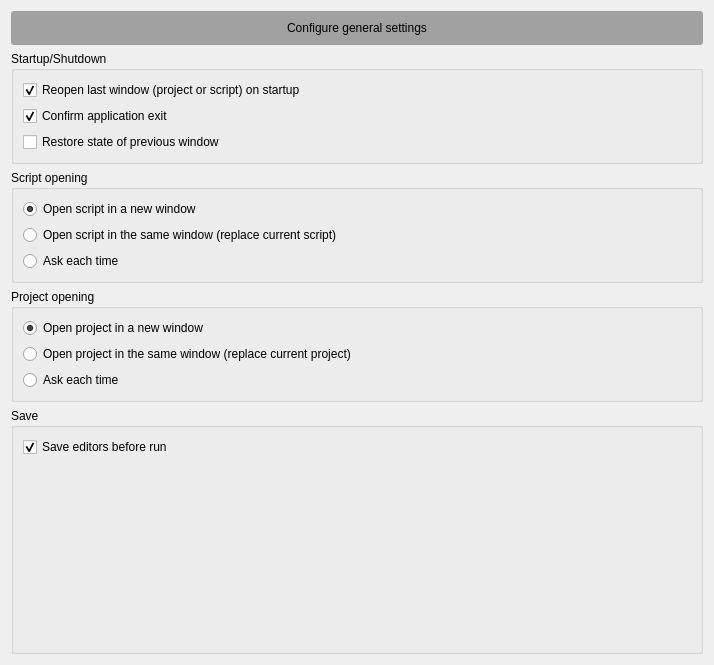
<?xml version="1.0" encoding="UTF-8"?>
<ui version="4.0">
 <class>Form</class>
 <widget class="QWidget" name="Form">
  <property name="geometry">
   <rect>
    <x>0</x>
    <y>0</y>
    <width>714</width>
    <height>665</height>
   </rect>
  </property>
  <property name="windowTitle">
   <string>Form</string>
  </property>
  <layout class="QVBoxLayout" name="verticalLayout">
   <item>
    <widget class="QLabel" name="header">
     <property name="styleSheet">
      <string notr="true">border-radius: 3px;
background-color: rgb(161, 161, 161);
padding: 10px;</string>
     </property>
     <property name="text">
      <string>Configure general settings</string>
     </property>
     <property name="alignment">
      <set>Qt::AlignCenter</set>
     </property>
    </widget>
   </item>
   <item>
    <widget class="QGroupBox" name="groupBox">
     <property name="title">
      <string>Startup/Shutdown</string>
     </property>
     <layout class="QVBoxLayout" name="verticalLayout_3">
      <item>
       <widget class="QCheckBox" name="cb_reopen">
        <property name="text">
         <string>Reopen last window (project or script) on startup</string>
        </property>
        <property name="checked">
         <bool>true</bool>
        </property>
       </widget>
      </item>
      <item>
       <widget class="QCheckBox" name="cb_confirm_exit">
        <property name="text">
         <string>Confirm application exit </string>
        </property>
        <property name="checked">
         <bool>true</bool>
        </property>
       </widget>
      </item>
      <item>
       <widget class="QCheckBox" name="cb_restore_prev_win_state">
        <property name="text">
         <string>Restore state of previous window</string>
        </property>
        <property name="checked">
         <bool>false</bool>
        </property>
       </widget>
      </item>
     </layout>
    </widget>
   </item>
   <item>
    <widget class="QGroupBox" name="groupBox_2">
     <property name="title">
      <string>Script opening</string>
     </property>
     <layout class="QVBoxLayout" name="verticalLayout_4">
      <item>
       <widget class="QRadioButton" name="rb_open_scr_in_new">
        <property name="text">
         <string>Open script in a new window</string>
        </property>
        <property name="checked">
         <bool>true</bool>
        </property>
       </widget>
      </item>
      <item>
       <widget class="QRadioButton" name="rb_open_scr_in_same">
        <property name="text">
         <string>Open script in the same window (replace current script)</string>
        </property>
        <property name="checked">
         <bool>false</bool>
        </property>
       </widget>
      </item>
      <item>
       <widget class="QRadioButton" name="rb_open_scr_ask">
        <property name="text">
         <string>Ask each time</string>
        </property>
       </widget>
      </item>
     </layout>
    </widget>
   </item>
   <item>
    <widget class="QGroupBox" name="groupBox_3">
     <property name="enabled">
      <bool>true</bool>
     </property>
     <property name="title">
      <string>Project opening</string>
     </property>
     <layout class="QVBoxLayout" name="verticalLayout_5">
      <item>
       <widget class="QRadioButton" name="rb_open_proj_in_new">
        <property name="text">
         <string>Open project in a new window</string>
        </property>
        <property name="checked">
         <bool>true</bool>
        </property>
       </widget>
      </item>
      <item>
       <widget class="QRadioButton" name="rb_open_proj_in_same">
        <property name="text">
         <string>Open project in the same window (replace current project)</string>
        </property>
       </widget>
      </item>
      <item>
       <widget class="QRadioButton" name="rb_open_proj_ask">
        <property name="text">
         <string>Ask each time</string>
        </property>
       </widget>
      </item>
     </layout>
    </widget>
   </item>
   <item>
    <widget class="QGroupBox" name="groupBox_4">
     <property name="title">
      <string>Save</string>
     </property>
     <layout class="QVBoxLayout" name="verticalLayout_6">
      <item>
       <widget class="QCheckBox" name="cb_save_before_run">
        <property name="text">
         <string>Save editors before run</string>
        </property>
        <property name="checked">
         <bool>true</bool>
        </property>
       </widget>
      </item>
      <item>
       <spacer name="verticalSpacer">
        <property name="orientation">
         <enum>Qt::Vertical</enum>
        </property>
        <property name="sizeHint" stdset="0">
         <size>
          <width>20</width>
          <height>40</height>
         </size>
        </property>
       </spacer>
      </item>
     </layout>
    </widget>
   </item>
  </layout>
 </widget>
 <resources/>
 <connections/>
</ui>
